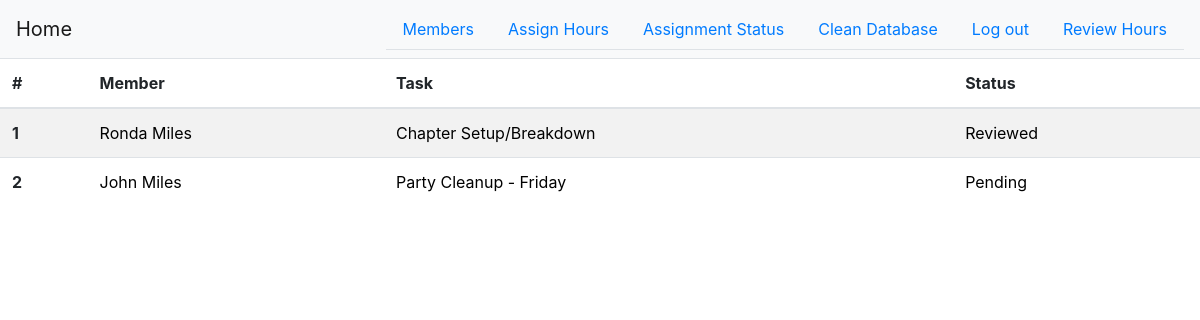
/assignment_status (signed in), run on the app's committed database.
### app.py (models this page shows, shortened)
class Member(db.Model):
    id = db.Column(db.Integer, primary_key=True)
    first = db.Column(db.Text)
    last = db.Column(db.Text)
    phone = db.Column(db.Text)
    email = db.Column(db.Text)
    status = db.Column(db.Text)
    active = db.Column(db.Boolean)
    hours = db.Column(db.Integer)
    assigned = db.Column(db.Boolean)

class CleanupHour(db.Model):
    id = db.Column(db.Integer, primary_key=True)
    name = db.Column(db.Text)
    task_id = db.Column(db.Integer)
    day = db.Column(db.Text)
    due_time = db.Column(db.Text)
    worth = db.Column(db.Integer)
    difficulty = db.Column(db.Integer)
    link = db.Column(db.Text)

class Assignment(db.Model):
    id = db.Column(db.Integer, primary_key=True)
    member_id = db.Column(db.Integer, db.ForeignKey('member.id'))
    task_id = db.Column(db.Integer, db.ForeignKey('cleanup_hour.id'))
    phone_number = db.Column(db.Text)
    response = db.Column(db.Text)

### app.py (the view)
@app.route('/assignment_status', methods=['GET', 'POST'])
@login_required
def assignment_status():
    assignments = Assignment.query.all()
    members_list = []
    tasks = []
    try:
        for assign in assignments:
            member = Member.query.get(assign.member_id)
            task = CleanupHour.query.get(assign.task_id)
            members_list.append(member)
            tasks.append(task)
    except Exception as e:
        print(e)
        print('There was a problem generating member-cleanup hour pairs from the assignments in the database')
    enumerated = range(len(assignments))
    return render_template('assignment_status.html', members=members_list, tasks=tasks, assignments=assignments,
                           enumerated=enumerated)

### app.py (called while the page is built)
@login_manager.user_loader
def load_user(user_id):
    return User.query.get(user_id)

### templates/assignment_status.html
{% extends "base.html" %}
{% block content %}
    <table class="table table-striped">
        <thead>
        <tr>
            <th scope="col">#</th>
            <th scope="col">Member</th>
            <th scope="col">Task</th>
            <th scope="col">Status</th>
        </tr>
        </thead>
        <tbody>
        {% for i in enumerated %}
            <tr>
                <th scope="row">{{ i + 1 }}</th>
                <td>
                    <a style="color:black" href="{{ url_for('member_page',identifier=members[i].id)}}">
                        {{ members[i].first + ' ' + members[i].last }}
                    </a>
                </td>
                <td>
                    <a style="color:black" href="{{ url_for('task_page',identifier=tasks[i].id)}}">
                        {{ tasks[i].name }}
                    </a>
                </td>
                <td>
                    <a style="color:black">{{ assignments[i].response }}</a>
                </td>
            </tr>
        {% endfor %}
        </tbody>
    </table>
{% endblock %}

### data on the page
Member: first+last "Ronda Miles"
CleanupHour: name "Chapter Setup/Breakdown"
Assignment: response "Reviewed"
Member: first+last "John Miles"
CleanupHour: name "Party Cleanup - Friday"
Assignment: response "Pending"

### other printed values
{{ i + 1 }} "1" "2"
